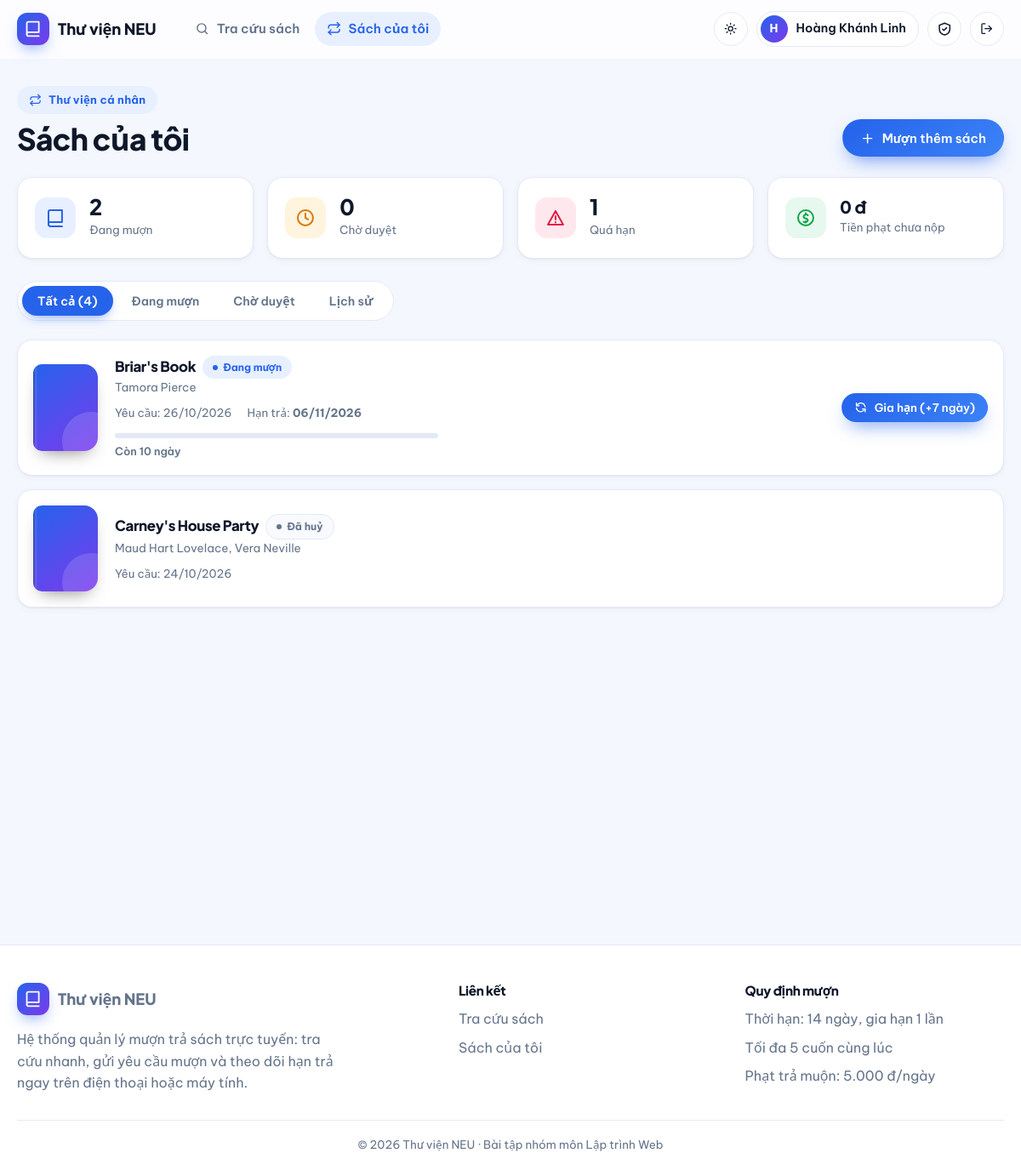
The page /my/loans (signed in) on the database its author committed.
### app/models.py (models this page shows, shortened)
class User(UserMixin, db.Model):
    id = db.Column(db.Integer, primary_key=True)
    username = db.Column(db.String(50), unique=True, nullable=False, index=True)
    email = db.Column(db.String(120), unique=True, nullable=False)
    full_name = db.Column(db.String(100), nullable=False)
    student_code = db.Column(db.String(30))
    password_hash = db.Column(db.String(255), nullable=False)
    role = db.Column(db.String(20), nullable=False, default=ROLE_READER)
    active = db.Column(db.Boolean, nullable=False, default=True)
    created_at = db.Column(db.DateTime, default=datetime.now)
    loans = db.relationship("Loan", foreign_keys="Loan.user_id", back_populates="user")
    @property
    def is_active(self):  # Flask-Login: tài khoản bị khoá không đăng nhập được
        return self.active
    @property
    def is_admin(self):
        return self.role == ROLE_ADMIN

class Loan(db.Model):
    id = db.Column(db.Integer, primary_key=True)
    user_id = db.Column(db.Integer, db.ForeignKey("user.id"), nullable=False)
    book_id = db.Column(db.Integer, db.ForeignKey("book.id"), nullable=False)
    status = db.Column(db.String(20), nullable=False, default=LOAN_PENDING, index=True)
    requested_at = db.Column(db.DateTime, default=datetime.now)
    approved_at = db.Column(db.DateTime)
    due_date = db.Column(db.Date)
    returned_at = db.Column(db.DateTime)
    renew_count = db.Column(db.Integer, default=0)
    fine_amount = db.Column(db.Integer, default=0)
    fine_paid = db.Column(db.Boolean, default=False)
    note = db.Column(db.String(255))
    processed_by = db.Column(db.Integer, db.ForeignKey("user.id"))
    user = db.relationship("User", foreign_keys=[user_id], back_populates="loans")
    book = db.relationship("Book", back_populates="loans")
    processor = db.relationship("User", foreign_keys=[processed_by])
    @property
    def is_overdue(self):
        return self.status == LOAN_BORROWING and self.due_date and date.today() > self.due_date
    @property
    def overdue_days(self):
        if self.is_overdue:
            return (date.today() - self.due_date).days
        return 0
    @property
    def current_fine(self):
        if self.status == LOAN_RETURNED:
            return self.fine_amount or 0
        return self.overdue_days * current_app.config["FINE_PER_DAY"]
    @property
    def status_label(self):
        if self.is_overdue:
            return ("Quá hạn", "danger")
        return STATUS_LABELS.get(self.status, (self.status, "secondary"))

class Book(db.Model):
    id = db.Column(db.Integer, primary_key=True)
    title = db.Column(db.String(200), nullable=False, index=True)
    author = db.Column(db.String(120), nullable=False)
    isbn = db.Column(db.String(20))
    publisher = db.Column(db.String(120))
    year = db.Column(db.Integer)
    description = db.Column(db.Text)
    cover_url = db.Column(db.String(500))          # URL ảnh bìa
    location = db.Column(db.String(20))            # Vị trí kệ, vd: "Tủ 03 - Ngăn 07"
    total_copies = db.Column(db.Integer, nullable=False, default=1)
    available_copies = db.Column(db.Integer, nullable=False, default=1)
    category_id = db.Column(db.Integer, db.ForeignKey("category.id"))
    category = db.relationship("Category", back_populates="books")
    loans = db.relationship("Loan", back_populates="book")

### app/blueprints/main.py (the view)
@bp.route("/my/loans")
@login_required
def my_loans():
    loans = Loan.query.filter_by(user_id=current_user.id).order_by(Loan.requested_at.desc()).all()
    return render_template("my_loans.html", loans=loans,
                           unpaid=loan_service.unpaid_fines(current_user))

### app/models.py (called while the page is built)
@login_manager.user_loader
def load_user(user_id):
    return db.session.get(User, int(user_id))

### app/services/loan_service.py (called while the page is built)
def unpaid_fines(user):
    loans = Loan.query.filter(Loan.user_id == user.id, Loan.fine_amount > 0,
                              Loan.fine_paid.is_(False)).all()
    return sum(l.fine_amount for l in loans)

### app/templates/my_loans.html (shortened to what this page needs)
{% extends "base.html" %}
{% from "macros.html" import csrf, icon, cover, status_badge, empty %}
{% block content %}
{% set n_borrow = loans|selectattr('status','equalto','borrowing')|list|length %}
{% set n_pending = loans|selectattr('status','equalto','pending')|list|length %}
{% set n_late = loans|selectattr('is_overdue')|list|length %}
<div class="page-head" data-reveal>
  <div><span class="eyebrow">{{ icon('loans') }} Thư viện cá nhân</span><h1 class="mt-1">Sách của tôi</h1></div>
  <a class="btn btn-primary" href="{{ url_for('main.index') }}">{{ icon('plus') }} Mượn thêm sách</a>
</div>
<div class="summary" data-stagger>
  <div class="card sum-card" data-reveal><div class="sum-ico tone-primary">{{ icon('book') }}</div><div><b data-count="{{ n_borrow }}">{{ n_borrow }}</b><span>Đang mượn</span></div></div>
  <div class="card sum-card" data-reveal><div class="sum-ico tone-warning">{{ icon('clock') }}</div><div><b data-count="{{ n_pending }}">{{ n_pending }}</b><span>Chờ duyệt</span></div></div>
  <div class="card sum-card" data-reveal><div class="sum-ico tone-danger">{{ icon('alert') }}</div><div><b data-count="{{ n_late }}">{{ n_late }}</b><span>Quá hạn</span></div></div>
  <div class="card sum-card" data-reveal><div class="sum-ico tone-success">{{ icon('coins') }}</div><div><b style="font-size:1.25rem">{{ unpaid|vnd }}</b><span>Tiền phạt chưa nộp</span></div></div>
</div>
{% if loans %}
<div class="tabs" role="tablist">
  <button class="tab active" data-filter="all">Tất cả ({{ loans|length }})</button>
  <button class="tab" data-filter="borrowing">Đang mượn</button>
  <button class="tab" data-filter="pending">Chờ duyệt</button>
  <button class="tab" data-filter="done">Lịch sử</button>
</div>
<div class="loan-list" data-stagger>
  {% for l in loans %}
  {% set group = 'borrowing' if l.status == 'borrowing' else 'pending' if l.status == 'pending' else 'done' %}
  <article class="card loan-card" data-reveal data-group="{{ group }}"
    {% if l.status == 'borrowing' and l.due_date %}data-due="{{ l.due_date.isoformat() }}" data-start="{{ l.approved_at.isoformat() if l.approved_at }}"{% endif %}>
    {{ cover(l.book) }}
    <div class="loan-info">
      <div class="flex items-center gap-1 wrap">
        <h3><a href="{{ url_for('main.book_detail', book_id=l.book_id) }}" style="color:inherit">{{ l.book.title }}</a></h3>
        {{ status_badge(l) }}
      </div>
      <div class="muted small">{{ l.book.author }}</div>
      <div class="loan-meta">
        <span>Yêu cầu: {{ l.requested_at|dt('%d/%m/%Y') }}</span>
        {% if l.due_date %}<span>Hạn trả: <b>{{ l.due_date.strftime('%d/%m/%Y') }}</b></span>{% endif %}
      </div>
      {% if l.status == 'borrowing' and l.due_date %}
        <div class="due {{ 'late' if l.is_overdue }}"><div class="due-bar"><i style="--p:{{ 100 if l.is_overdue else 0 }}"></i></div>
          <div class="due-text">{% if l.is_overdue %}Quá hạn {{ l.overdue_days }} ngày{% else %}Đến hạn {{ l.due_date.strftime('%d/%m/%Y') }}{% endif %}</div></div>
      {% endif %}
    </div>
    <div class="loan-actions">
      {% if l.status == 'pending' %}
        <form method="post" action="{{ url_for('main.cancel', loan_id=l.id) }}" data-confirm="Bạn muốn huỷ yêu cầu mượn “{{ l.book.title }}”?">{{ csrf() }}<button class="btn btn-ghost btn-sm">{{ icon('x') }} Huỷ yêu cầu</button></form>
      {% elif l.status == 'borrowing' and not l.is_overdue %}
        {% if l.renew_count < config.MAX_RENEWALS %}
          <form method="post" action="{{ url_for('main.renew', loan_id=l.id) }}" data-confirm="Xác nhận gia hạn thêm {{ config.RENEW_DAYS }} ngày cho cuốn “{{ l.book.title }}”?">{{ csrf() }}<button class="btn btn-primary btn-sm">{{ icon('refresh') }} Gia hạn (+{{ config.RENEW_DAYS }} ngày)</button></form>
        {% else %}
          <span class="badge badge-secondary" title="Bạn đã dùng hết số lần gia hạn cho cuốn sách này">{{ icon('check') }} Đã gia hạn ({{ l.renew_count }}/{{ config.MAX_RENEWALS }})</span>
        {% endif %}
      {% endif %}
    </div>
  </article>
  {% endfor %}
</div>
{% else %}
<div class="card">{{ empty('📚', 'Bạn chưa mượn cuốn sách nào', 'Hãy tra cứu và gửi yêu cầu mượn cuốn sách đầu tiên.') }}<div class="center" style="padding-bottom:36px"><a class="btn btn-primary" href="{{ url_for('main.index') }}">Tra cứu sách</a></div></div>
{% endif %}
{% endblock %}

### app/templates/base.html (shortened to what this page needs)
{% from "macros.html" import icon %}
<!doctype html>
<html lang="vi">
<head>
  <link rel="stylesheet" href="{{ url_for('static', filename='css/style.css') }}">
</head>
<body>
<header class="navbar">
  <div class="container nav-inner">
    <a class="brand" href="{{ url_for('main.index') }}"><span class="brand-mark">{{ icon('book') }}</span>Thư viện NEU</a>
    <nav class="nav-links" id="nav-links">
      <a class="nav-link {{ 'active' if request.endpoint in ('main.index','main.book_detail') }}" href="{{ url_for('main.index') }}">{{ icon('search') }} Tra cứu sách</a>
      {% if current_user.is_authenticated and not current_user.is_admin %}
      <a class="nav-link {{ 'active' if request.endpoint == 'main.my_loans' }}" href="{{ url_for('main.my_loans') }}">{{ icon('loans') }} Sách của tôi</a>
      {% endif %}
    </nav>
    <div class="nav-actions">
      <button class="icon-btn theme-toggle" type="button" aria-label="Đổi giao diện sáng/tối">
        <span class="sun">{{ icon('sun') }}</span><span class="moon">{{ icon('moon') }}</span>
      </button>
      {% if current_user.is_authenticated %}
        <div class="user-chip"><span class="avatar">{{ current_user.full_name[:1]|upper }}</span><span class="name">{{ current_user.full_name }}</span></div>
        <a class="icon-btn" href="{{ url_for('auth.change_password') }}" aria-label="Đổi mật khẩu" title="Đổi mật khẩu">{{ icon('shield') }}</a>
        <form method="post" action="{{ url_for('auth.logout') }}">
          <button class="icon-btn" aria-label="Đăng xuất" title="Đăng xuất">{{ icon('logout') }}</button>
        </form>
      {% else %}
        <a class="btn btn-ghost btn-sm" href="{{ url_for('auth.login') }}">Đăng nhập</a>
        <a class="btn btn-primary btn-sm" href="{{ url_for('auth.register') }}">Đăng ký</a>
      {% endif %}
    </div>
  </div>
</header>
<main>
  <div class="container">{% block content %}{% endblock %}</div>
</main>
<footer class="footer">
  <div class="container">
    <div class="footer-grid">
      <div>
        <a class="brand" href="{{ url_for('main.index') }}"><span class="brand-mark">{{ icon('book') }}</span>Thư viện NEU</a>
        <p class="muted mt-2" style="max-width:380px">Hệ thống quản lý mượn trả sách trực tuyến: tra cứu nhanh, gửi yêu cầu mượn và theo dõi hạn trả ngay trên điện thoại hoặc máy tính.</p>
      </div>
      <div><h4>Liên kết</h4><ul>
        <li><a href="{{ url_for('main.index') }}">Tra cứu sách</a></li>
        {% if current_user.is_authenticated and not current_user.is_admin %}<li><a href="{{ url_for('main.my_loans') }}">Sách của tôi</a></li>{% endif %}
      </ul></div>
      <div><h4>Quy định mượn</h4><ul class="muted">
        <li>Thời hạn: {{ config.LOAN_DAYS }} ngày, gia hạn {{ config.MAX_RENEWALS }} lần</li>
        <li>Tối đa {{ config.MAX_ACTIVE_LOANS }} cuốn cùng lúc</li>
        <li>Phạt trả muộn: {{ '{:,}'.format(config.FINE_PER_DAY).replace(',', '.') }} đ/ngày</li>
      </ul></div>
    </div>
    <div class="copy">© 2026 Thư viện NEU · Bài tập nhóm môn Lập trình Web</div>
  </div>
</footer>
</body>
</html>

### app/templates/macros.html (shortened to what this page needs)
{% macro icon(name) %}<svg class="icon" viewBox="0 0 24 24" aria-hidden="true">{{ _icons[name]|safe }}</svg>{% endmacro %}
{% macro status_badge(loan) %}
  {% set l = loan.status_label %}<span class="badge badge-{{ 'warning' if l[1]=='warning' else 'primary' if l[1]=='primary' else 'success' if l[1]=='success' else 'danger' if l[1]=='danger' else 'secondary' }}">{{ l[0] }}</span>
{% endmacro %}
{% macro cover(book, cls='') %}
{% if book.cover_url %}
<div class="cover cover-img {{ cls }}">
</div>
{% else %}
<div class="cover c{{ (book.category_id or 0) % 6 }} {{ cls }}"><div class="cover-in">
  <span class="cover-cat">{{ book.category.name if book.category else 'Sách' }}</span>
  <span class="cover-title">{{ book.title }}</span>
  <span class="cover-author">{{ book.author }}</span>
</div></div>
{% endif %}
{% endmacro %}

### rows shown on the page
User: full_name "H", full_name "Hoàng Khánh Linh"
Loan: book "Briar's Book", l "Đang mượn", book.author "Tamora Pierce", requested_at|dt "26/10/2026", due_date "06/11/2026", RENEW_DAYS "7"
Loan: book "Carney's House Party", l "Đã huỷ", book.author "Maud Hart Lovelace, Vera Neville", requested_at|dt "24/10/2026"

### other values the page prints
{{ n_borrow }} "2"
{{ n_pending }} "0"
{{ n_late }} "1"
{{ unpaid|vnd }} "0 đ"
{{ loans|length }} "4"
{{ config.LOAN_DAYS }} "14"
{{ config.MAX_RENEWALS }} "1"
{{ config.MAX_ACTIVE_LOANS }} "5"
{{ '{:,}'.format(config.FINE_PER_DAY).replace(',', '.') }} "5.000"
